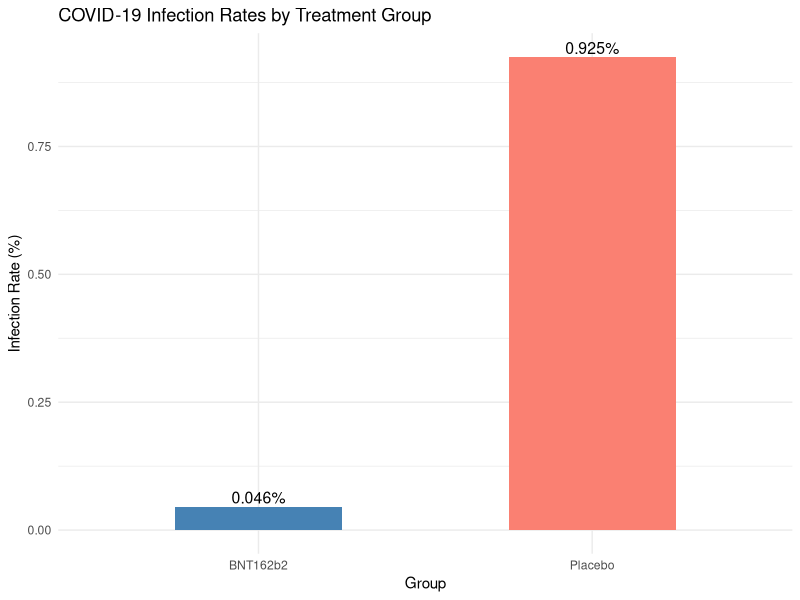
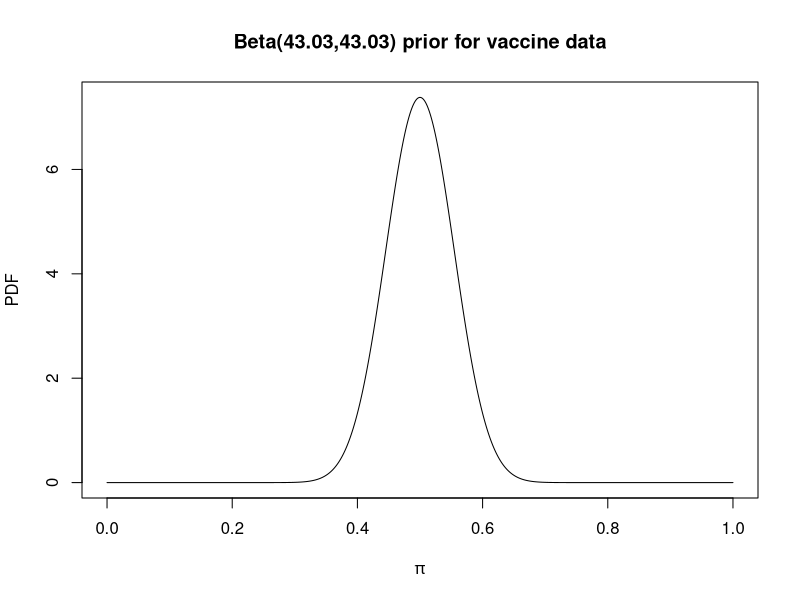

These charts were generated, in order, by the following R code:
## ---- chunk 1
#Use this code chunk to include libraries, and set global options.
library(knitr)
library(tidyverse)
library(LearnBayes)
## ---- chunk 2
vacc_cas <- 8
plac_cas <- 162
n_vacc <- 17411
n_plac <- 17511
tot_cas <- vacc_cas + plac_cas
n_tot <- n_vacc + n_plac
## ---- chunk 3
table_df <- data.frame(
  Group = c("BNT162b2 (Vaccine)", "Placebo", "Total"),
  Cases = c(vacc_cas, plac_cas, tot_cas),
  No_Cases = c(n_vacc - vacc_cas, n_plac - plac_cas, n_tot - tot_cas),
  Total = c(n_vacc, n_plac, n_tot)
)

kable(table_df,
      caption = "Contigency Table",
      col.names = c("Group", "Cases", "No_Cases", "Total"),
      align = "lccc")
## ---- chunk 4
bar_data <- data.frame(
Group = c("BNT162b2", "Placebo"),
Rate = c(vacc_cas / n_vacc * 100, plac_cas / n_plac * 100)
)
ggplot(bar_data, aes(x = Group, y = Rate, fill = Group)) +
  geom_bar(stat = "identity", width = 0.5) +
  scale_fill_manual(values = c("BNT162b2" = "steelblue", "Placebo" = "salmon")) +
  labs(x = "Group", y = "Infection Rate (%)",
  title = "COVID-19 Infection Rates by Treatment Group") +
  theme_minimal() +
  theme(legend.position = "none") +
  geom_text(aes(label = paste0(round(Rate, 3), "%")), vjust =-0.25, size = 4)
## ---- chunk 5
# You can reference your code in the appendix (sample here).
## ---- chunk 6
b_coeff = beta.select(quantile1 = list(p = 0.05, x = 7/17),
                      quantile2 = list(p=0.5, x = 0.5))
## ---- chunk 7
x_values = seq(0, 1, length.out = 1000)
alpha = b_coeff[1]
beta = b_coeff[2]
density_values = dbeta(x_values, shape1 = alpha, shape2 = beta)

plot(x_values, density_values, type = 'l',
     xlab = expression(pi), ylab = "PDF",
     main = paste("Beta(", alpha, ",", beta, ") prior for vaccine data", sep = ""))
